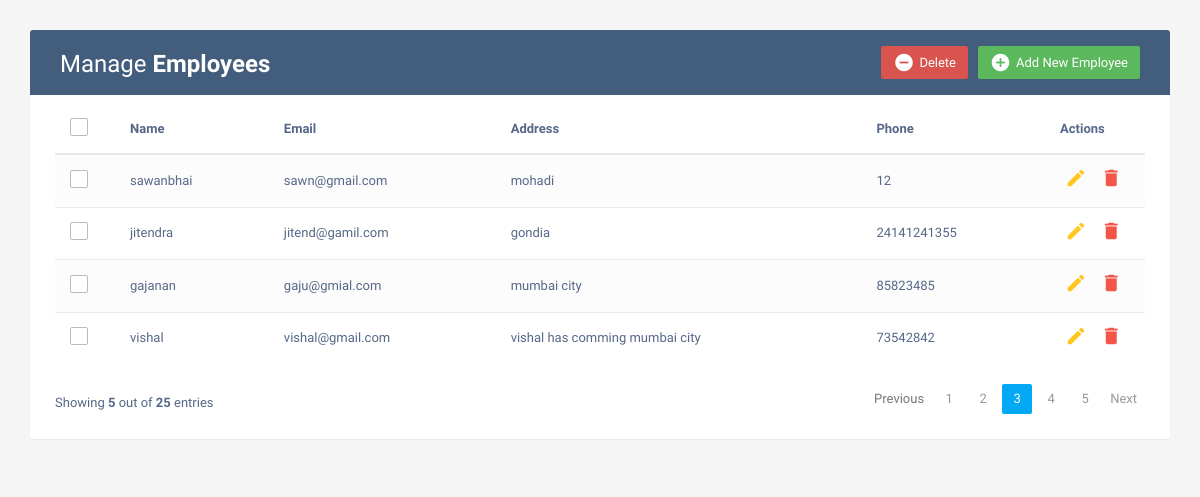
The page / on the database its author committed.
### web/models.py (models this page shows, shortened)
class Employees(models.Model):
    name = models.CharField(max_length=100)
    email = models.CharField(max_length=120)
    address = models.TextField()
    phone = models.IntegerField()

### web/views.py (the view)
# urls.py: path('', views.INDEX, name = 'home'),
def INDEX(request):
    emp = Employees.objects.all()
    context  ={
        'emp':emp,
    }
    return render(request, 'index.html', context)

### curd/templates/index.html (shortened to what this page needs)
<!DOCTYPE html>
<html lang="en">
<head>
<link rel="stylesheet" href="https://maxcdn.bootstrapcdn.com/font-awesome/4.7.0/css/font-awesome.min.css">
<link rel="stylesheet" href="https://maxcdn.bootstrapcdn.com/bootstrap/3.3.7/css/bootstrap.min.css">
  <body>
    <div class="container">
        <div class="table-wrapper">
            <div class="table-title">
                <div class="row">
                    <div class="col-sm-6">
						<h2>Manage <b>Employees</b></h2>
					</div>
					<div class="col-sm-6">
						<a href="#addEmployeeModal" class="btn btn-success" data-toggle="modal"><i class="material-icons">&#xE147;</i> <span>Add New Employee</span></a>
						<a href="#deleteEmployeeModal" class="btn btn-danger" data-toggle="modal"><i class="material-icons">&#xE15C;</i> <span>Delete</span></a>
					</div>
                </div>
            </div>
            <table class="table table-striped table-hover">
                <thead>
                    <tr>
						<th>
							<span class="custom-checkbox">
								<label for="selectAll"></label>
							</span>
						</th>
                        <th>Name</th>
                        <th>Email</th>
						<th>Address</th>
                        <th>Phone</th>
                        <th>Actions</th>
                    </tr>
                </thead>
                <tbody>
					{% for i in emp %}
                    <tr>
						<td>
							<span class="custom-checkbox">
								<label for="checkbox1"></label>
							</span>
						</td>
                        <td>{{i.name}}</td>
                        <td>{{i.email}}</td>
						<td>{{i.address}}</td>
                        <td>{{i.phone}}</td>
                        <td>
                            <a href="#editEmployeeModal-{{forloop.counter}}" class="edit" data-toggle="modal"><i class="material-icons" data-toggle="tooltip" title="Edit">&#xE254;</i></a>
                            <a href="#deleteEmployeeModal-{{forloop.counter}}" class="delete" data-toggle="modal"><i class="material-icons" data-toggle="tooltip" title="Delete">&#xE872;</i></a>
                        </td>
                    </tr>
                     {%endfor%}
                </tbody>
            </table>
			<div class="clearfix">
                <div class="hint-text">Showing <b>5</b> out of <b>25</b> entries</div>
                <ul class="pagination">
                    <li class="page-item disabled"><a href="#">Previous</a></li>
                    <li class="page-item"><a href="#" class="page-link">1</a></li>
                    <li class="page-item"><a href="#" class="page-link">2</a></li>
                    <li class="page-item active"><a href="#" class="page-link">3</a></li>
                    <li class="page-item"><a href="#" class="page-link">4</a></li>
                    <li class="page-item"><a href="#" class="page-link">5</a></li>
                    <li class="page-item"><a href="#" class="page-link">Next</a></li>
                </ul>
            </div>
        </div>
    </div>
</body>
</html>

### curd/templates/index.html (style rules this page uses)
body { color: #566787; background: #f5f5f5; font-family: 'Varela Round', sans-serif; font-size: 13px; }
.table-wrapper { background: #fff; padding: 20px 25px; margin: 30px 0; border-radius: 3px; box-shadow: 0 1px 1px rgba(0,0,0,.05); }
.table-title { padding-bottom: 15px; background: #435d7d; color: #fff; padding: 16px 30px; margin: -20px -25px 10px; border-radius: 3px 3px 0 0; }
.table-title h2 { margin: 5px 0 0; font-size: 24px; }
.table-title .btn { color: #fff; float: right; font-size: 13px; border: none; min-width: 50px; border-radius: 2px; border: none; outline: none !important; margin-left: 10px; }
.table-title .btn i { float: left; font-size: 21px; margin-right: 5px; }
.table-title .btn span { float: left; margin-top: 2px; }
table.table tr th, table.table tr td { border-color: #e9e9e9; padding: 12px 15px; vertical-align: middle; }
table.table tr th:first-child { width: 60px; }
table.table tr th:last-child { width: 100px; }
table.table-striped tbody tr:nth-of-type(odd) { background-color: #fcfcfc; }
table.table td:last-child i { opacity: 0.9; font-size: 22px; margin: 0 5px; }
table.table td a { font-weight: bold; color: #566787; display: inline-block; text-decoration: none; outline: none !important; }
table.table td a.edit { color: #FFC107; }
table.table td a.delete { color: #F44336; }
table.table td i { font-size: 19px; }
.pagination { float: right; margin: 0 0 5px; }
.pagination li a { border: none; font-size: 13px; min-width: 30px; min-height: 30px; color: #999; margin: 0 2px; line-height: 30px; border-radius: 2px !important; text-align: center; padding: 0 6px; }
.pagination li.active a, .pagination li.active a.page-link { background: #03A9F4; }
.hint-text { float: left; margin-top: 10px; font-size: 13px; }
.custom-checkbox { position: relative; }
.custom-checkbox label:before { width: 18px; height: 18px; }
.custom-checkbox label:before { content: ''; margin-right: 10px; display: inline-block; vertical-align: text-top; background: white; border: 1px solid #bbb; border-radius: 2px; box-sizing: border-box; z-index: 2; }

### rows shown on the page
Employees: name "sawanbhai", email "sawn@gmail.com", address "mohadi", phone "12"
Employees: name "jitendra", email "jitend@gamil.com", address "gondia", phone "24141241355"
Employees: name "gajanan", email "gaju@gmial.com", address "mumbai city", phone "85823485"
Employees: name "vishal", email "vishal@gmail.com", address "vishal has comming mumbai city", phone "73542842"
